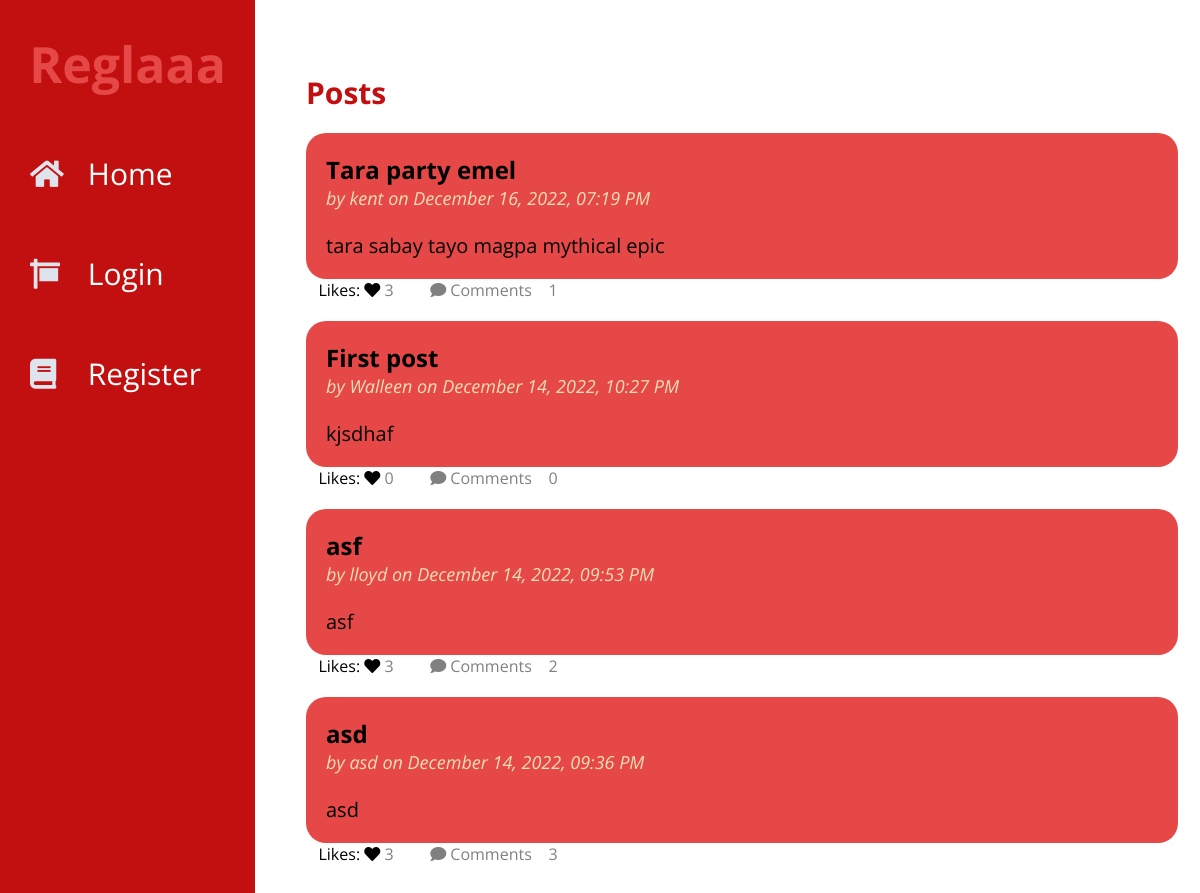
The page / on the database its author committed.
### tables this page shows
CREATE TABLE post (
  id INTEGER PRIMARY KEY AUTOINCREMENT,
  author_id INTEGER NOT NULL,
  created TIMESTAMP DEFAULT (datetime('now','localtime')),
  title TEXT NOT NULL,
  body TEXT NOT NULL,
  FOREIGN KEY (author_id) REFERENCES user (id)
);

CREATE TABLE user (
  id INTEGER PRIMARY KEY AUTOINCREMENT,
  username TEXT UNIQUE NOT NULL,
  password TEXT NOT NULL
);

### flaskr/blog.py (the view)
@bp.route("/")
def index():
    db = get_db()
    posts = db.execute(
        "SELECT p.id, title, body, created, author_id, username,"
        "(SELECT COUNT(user_id) FROM likes WHERE post_id = p.id) AS likes,"
        "(SELECT COUNT(user_id) FROM comments WHERE post_id = p.id) AS comments"
        " FROM post p JOIN user u ON p.author_id = u.id"
        " ORDER BY created DESC"
    ).fetchall()
    return render_template("blog/index.html", posts=posts)

### flaskr/auth.py (called while the page is built, shortened)
@bp.before_app_request
def load_logged_in_user():
    user_id = session.get("user_id")
    if user_id is None:
        g.user = None
        g.liked = None

### flaskr/db.py (called while the page is built)
def get_db():
    if "db" not in g:
        g.db = sqlite3.connect(
            current_app.config["DATABASE"], detect_types=sqlite3.PARSE_DECLTYPES
        )
        g.db.row_factory = sqlite3.Row
    return g.db

### flaskr/templates/blog/index.html (shortened to what this page needs)
{% extends 'base.html' %}
{% block posts %}
  <p class="title">{% block title %}Posts{% endblock %}</p>
{% endblock %}
{% block content %}
  {% for post in posts %}
    <article class="post">
        <div class="body">
            <h2>{{ post['title'] }}</h2>
            <p class="about">by {{ post['username'] }} on {{ post['created'].strftime("%B %d, %Y, %I:%M %p") }}</p>
            <br>
            <br>
            <p class="body">{{ post['body'] }}</p>
        </div>
    </article>
    <div class="opt">
        {% if g.user %}
            {% if [post['id'],g.user['id']] in g.liked %}
                <a class="unlike" href="{{ url_for('blog.like_action', post_id=post.id, action='unlike') }}">
                    <span class="icon">&nbsp&nbsp&nbsp<i class="fas fa-heart"></i></span>
                    <span class="item">Unlike</span>
                </a>
            {% else %}
                <a class="like" href="{{ url_for('blog.like_action', post_id=post.id, action='like') }}">
                    <span class="icon">&nbsp&nbsp&nbsp<i class="fas fa-heart"></i></span>
                    <span class="item">Like {{ like }}</span>
                </a>
            {% endif %}
        {% else %}
        <span class="icon">&nbsp&nbsp&nbspLikes: <i class="fas fa-heart"></i></span>
        {% endif %}
        <p>{{ post['likes'] }}</p>
        <a href="{{ url_for('blog.comments', post_id=post.id,action='view') }}">
            <span class="icon">&nbsp&nbsp&nbsp<i class="fas fa-comment"></i></span>
            <span class="item">Comments &nbsp&nbsp&nbsp{{ post.comments }}</span>
        </a>
    </div>
  {% endfor %}
{% endblock %}

### flaskr/templates/base.html (shortened to what this page needs)
<!doctype html>
<link rel="stylesheet" href="{{ url_for('static', filename='style.css') }}">
<link rel="stylesheet" href="https://use.fontawesome.com/releases/v5.8.1/css/all.css">
<div class="wrapper">
        <div class="sidebar">
            <div class="profile">
                <h1><a href="{{ url_for('index') }}">Reglaaa</a></h1>
            </div>
            <ul>
                <li>
                    <a href="{{ url_for('index') }}">
                        <span class="icon"><i class="fas fa-home"></i></span>
                        <span class="item">Home</span>
                    </a>
                </li>
                {% if not g.user %}
                <li>
                    <a href="{{ url_for('auth.login') }}">
                        <span class="icon"><i class="fas fa-sign"></i></span>
                        <span class="item">Login</span>
                    </a>
                </li>
                <li>
                    <a href="{{ url_for('auth.register') }}">
                        <span class="icon"><i class="fas fa-book"></i></span>
                        <span class="item">Register</span>
                    </a>
                </li>
                {% endif %}
            </ul>
        </div>
        <section class="content">
            <br>
  <div class="posts">
    {% block posts %}{% endblock %}
  {% block content %}{% endblock %}
      </div>
</section>
</div>

### flaskr/static/style.css (style rules this page uses)
* { list-style: none; text-decoration: none; margin: 0; padding: 0; box-sizing: border-box; font-family: 'Open Sans', sans-serif; }
.wrapper .sidebar { background: #C21010; position: fixed; top: 0; left: 0; width: 255px; height: 100%; padding: 20px 0; transition: all 0.5s ease; z-index: 2; }
.wrapper .sidebar .profile { margin-bottom: 20px; text-align: center; }
.wrapper .sidebar .profile h1 { margin: 10px 0 5px; }
.wrapper .sidebar .profile a { font-size: 50px; color: #E64848; }
.wrapper .sidebar ul li a { display: block; height: 100px; padding: 30px; color: white; font-size: 30px; position: relative; transition: all 0.2s ease; }
.wrapper .sidebar ul li a .icon { color: #dee4ec; width: 30px; display: inline-block; margin-right: 20px; }
.wrapper .content { width: 81%; margin-left: 16rem; }
.top-menu a, h1 { display: inline-block; margin-left: 20px; }
.posts { padding: 50px; }
.post { margin-top: 20px; padding: 20px; border-radius: 20px; background-color: #E64848; transition: all 1s ease; }
.post .about { color: wheat; font-size: 18px; font-style: italic; }
.title { color: #C21010; font-weight: bold; font-size: 30px; }
.opt { display: block; }
.opt a,p { display: inline-block; margin-right: 20px; color: #808080; }
p.body { white-space: pre-line; font-size: 20px; color: black !important; }

### rows shown on the page
post: title "Tara party emel", username "kent", created "December 16, 2022, 07:19 PM", body "tara sabay tayo magpa mythical epic", likes "3", comments "1"
post: title "First post", username "Walleen", created "December 14, 2022, 10:27 PM", body "kjsdhaf", likes "0", comments "0"
post: title "asf", username "lloyd", created "December 14, 2022, 09:53 PM", body "asf", likes "3", comments "2"
post: title "asd", username "asd", created "December 14, 2022, 09:36 PM", body "asd", likes "3", comments "3"
